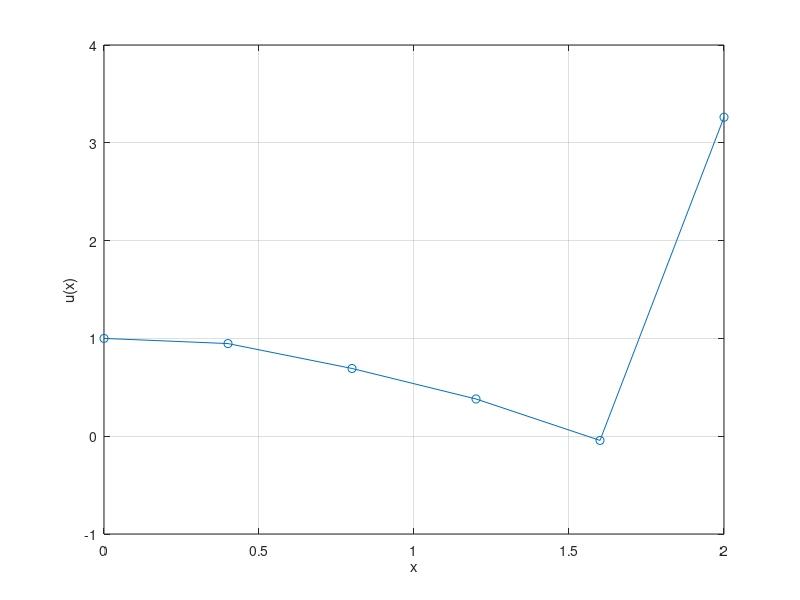

Write MATLAB code to recreate this figure.
function zadanie 

N = input("Podaj liczbe elementow: ");
x = [0:2/N:2];


A = zeros(N+1);
b = zeros(N+1,1);


A(1,1) = 1;
b(1) = 1;


for i = 2:N
    A(i,i-1) = 1/N;
    A(i,i) = 1/N;
    b(i) = sin(x(i)) - sin(x(i-1));
end

A(N+1,N+1) = N/2-1;
A(N+1,N) = -N/2;
b(N+1) = 5;
    

u = A\b;

figure
plot(x,u,'o-')
xlabel('x');
ylabel('u(x)');
grid on

end